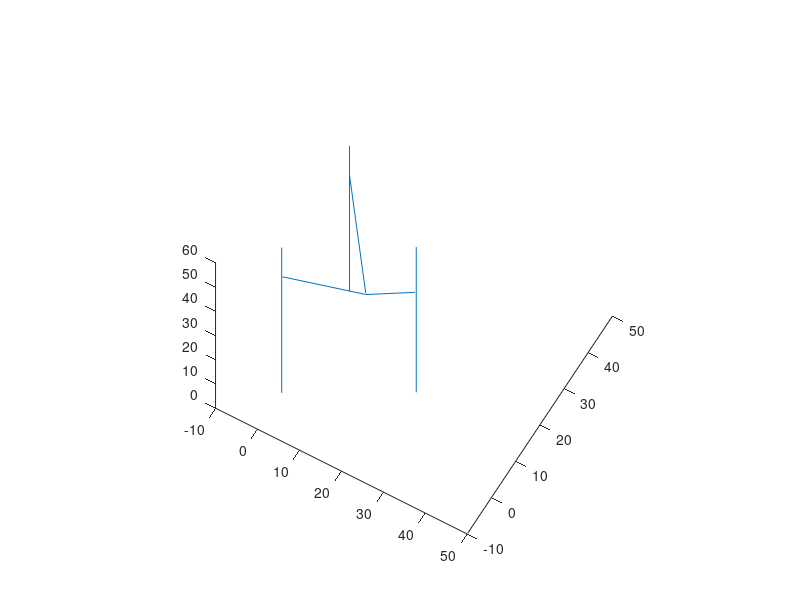

Recreate this plot in MATLAB. (Note: this script raises an error after producing the figure.)
x1=0;
x2=0;
x3=24;
y1=0;
y2=28;
y3=14;
xc=12;
yc=14;
zc=30;
r=4;


% kolumny drukarki
figure(1)
kol1= line([x1 x1],[y1 y1],[0 60]);
kol2= line([x2 x2],[y2 y2],[0 60]);
kol3= line([x3 x3],[y3 y3],[0 60]);
view(30,60)
axis( [-10 50 -10 50 0 60] );
axis square

% obliczenie po?o?enia silnika w osi z dla silnikow powyzej glowicy
zsilnik1=zc+abs(sqrt(r^2-(x1-xc)^2-(y1-yc)^2));
zsilnik2=zc+abs(sqrt(r^2-(x2-xc)^2-(y2-yc)^2));
zsilnik3=zc+abs(sqrt(r^2-(x3-xc)^2-(y3-yc)^2));

% Narysowane linie
ramie1=line([xc,x1],[yc,y1],[zc,zsilnik1]);
ramie2=line([xc,x2],[yc,y2],[zc,zsilnik2]);
ramie3=line([xc,x3],[yc,y3],[zc,zsilnik3]);
% animacja
for t=0:0.1:2*pi
    xc=12+sin(t);
    yc=14+cos(t);
    zc=30;
    zsilnik1=zc+abs(sqrt(r^2-(x1-xc)^2-(y1-yc)^2));
    zsilnik2=zc+abs(sqrt(r^2-(x2-xc)^2-(y2-yc)^2));
    zsilnik3=zc+abs(sqrt(r^2-(x3-xc)^2-(y3-yc)^2));
    
    ramie1.XData=[xc x1];
    ramie1.YData=[yc y1];
    ramie1.ZData=[zc zsilnik1];
    
    ramie2.XData=[xc x2];
    ramie2.YData=[yc y2];
    ramie2.ZData=[zc zsilnik2];
    
    ramie3.XData=[xc x3];
    ramie3.YData=[yc y3];
    ramie3.ZData=[zc zsilnik3];
    
    if(t>0)
        krok1=round(200*(zsilnik1-stare1));
        krok2=round(200*(zsilnik2-stare2));
        krok3=round(200*(zsilnik3-stare3));
        
        fprintf(s,'x %d y %d z %d \n',[krok1,krok2,krok3])
        while s.BytesAvailable==0
            ;
        end
        while s.BytesAvailable>0
            fscanf(s)
        end
    end
    stare1=zsilnik1;
    stare2=zsilnik2;
    stare3=zsilnik3;
end















